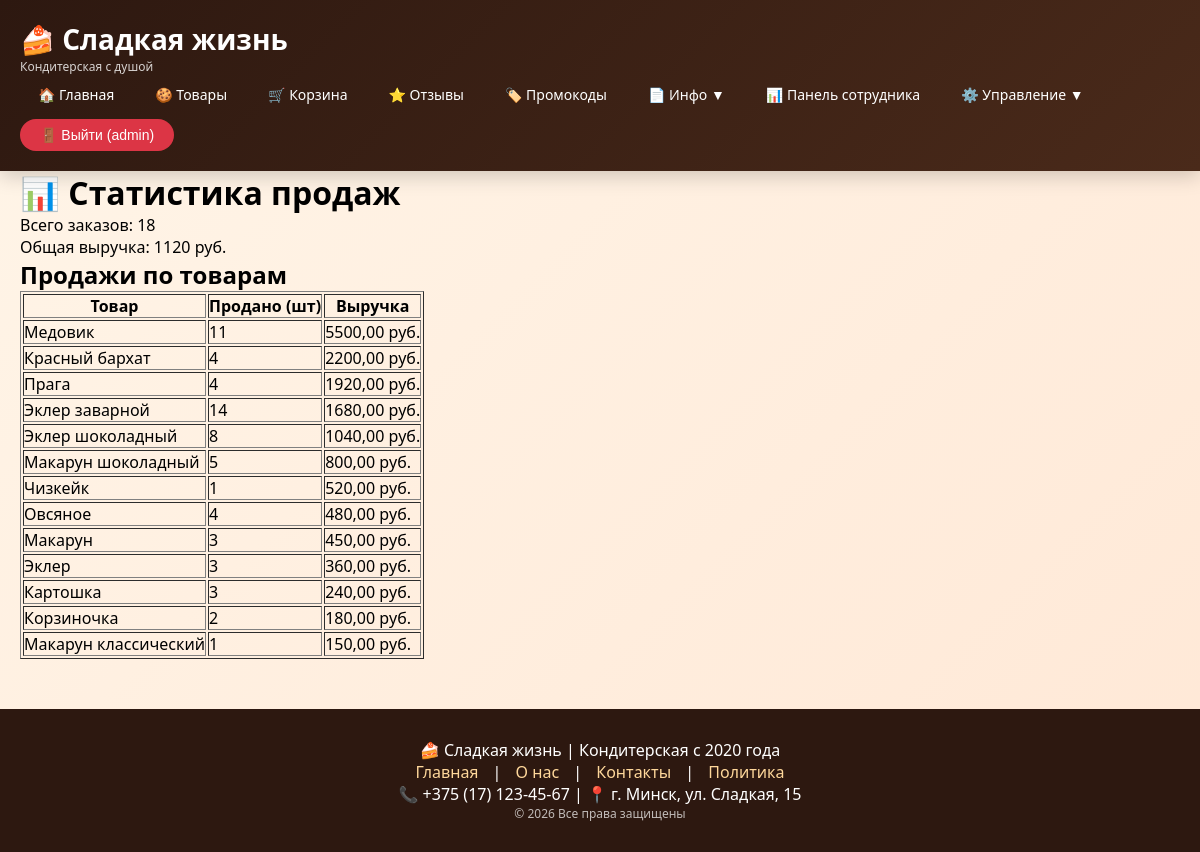
The app's page /admin-panel/sales/ (signed in) with its own data.
### shop/models.py (models this page shows, shortened)
class Product(models.Model):
    UNIT_CHOICES = [
        ('pcs', 'штуки'),
        ('kg', 'килограммы'),
        ('g', 'граммы'),
    ]
    name = models.CharField(max_length=100)
    category = models.ForeignKey(Category, on_delete=models.CASCADE, related_name='products')
    unit = models.CharField(max_length=3, choices=UNIT_CHOICES, default='pcs')
    price = models.DecimalField(max_digits=10, decimal_places=2, validators=[MinValueValidator(0)])
    description = models.TextField()
    image = models.ImageField(upload_to='products/', null=True, blank=True)
    is_available = models.BooleanField(default=True)
    created_at = models.DateTimeField(auto_now_add=True)
    updated_at = models.DateTimeField(auto_now=True)
    ingredients = models.ManyToManyField('Ingredient', through='ProductIngredient')

### shop/views.py (the view)
# urls.py: re_path(r'^admin-panel/sales/$', views.admin_sales, name='admin_sales'),
@login_required
def admin_sales(request):
    if not request.user.is_superuser:
        return redirect('home')
    total_orders = Order.objects.count()
    total_revenue = Order.objects.filter(status='completed').aggregate(Sum('total_amount'))['total_amount__sum'] or 0
    product_sales = OrderItem.objects.values('product__name').annotate(
        total_quantity=Sum('quantity'),
        total_revenue=Sum(F('quantity') * F('price_at_time'))
    ).order_by('-total_revenue')
    context = {
        'total_orders': total_orders,
        'total_revenue': total_revenue,
        'product_sales': product_sales,
    }
    return render(request, 'shop/admin_sales.html', context)

### shop/templates/shop/admin_sales.html
{% extends 'shop/base.html' %}
{% block content %}
<h1>📊 Статистика продаж</h1>
<p>Всего заказов: {{ total_orders }}</p>
<p>Общая выручка: {{ total_revenue|floatformat:0 }} руб.</p>
<h2>Продажи по товарам</h2>
<table border="1">
    <tr><th>Товар</th><th>Продано (шт)</th><th>Выручка</th></tr>
    {% for item in product_sales %}
    <tr>
        <td>{{ item.product__name }}</td>
        <td>{{ item.total_quantity }}</td>
        <td>{{ item.total_revenue|floatformat:2 }} руб.</td>
    </tr>
    {% endfor %}
</table>
{% endblock %}

### shop/templates/shop/base.html (shortened to what this page needs)
<!DOCTYPE html>
<html lang="ru">
<head>
</head>
<body>
    <div class="header">
        <div class="container">
            <div class="header-content">
                <div class="logo">
                    <h1>🍰 Сладкая жизнь</h1>
                    <p>Кондитерская с душой</p>
                </div>
                <div class="main-nav">
                    <ul>
                        <li><a href="{% url 'home' %}">🏠 Главная</a></li>
                        <li><a href="{% url 'products' %}">🍪 Товары</a></li>
                        <li><a href="{% url 'cart_view' %}">🛒 Корзина</a></li>
                        <li><a href="{% url 'reviews' %}">⭐ Отзывы</a></li>
                        <li><a href="{% url 'promocodes' %}">🏷️ Промокоды</a></li>
                        <li class="dropdown">
                            <a href="#">📄 Инфо ▼</a>
                        </li>
                        {% if user.is_authenticated and user.employee or user.is_superuser %}
                        <li><a href="{% url 'employee_dashboard' %}">📊 Панель сотрудника</a></li>
                        {% endif %}
                        {% if user.is_superuser %}
                            <li class="dropdown">
                                <a href="#">⚙️ Управление ▼</a>
                            </li>
                            {% endif %}
                        {% if user.is_authenticated %}
                        <li>
                            <form action="{% url 'logout' %}" method="post" class="logout-form">
                                <button type="submit" class="logout-btn">🚪 Выйти ({{ user.username }})</button>
                            </form>
                        </li>
                        {% else %}
                        <li><a href="{% url 'login' %}">🔑 Войти</a></li>
                        <li><a href="{% url 'register' %}">📝 Регистрация</a></li>
                        {% endif %}
                    </ul>
                </div>
            </div>
        </div>
    </div>
    <div class="container">
        {% block content %}
        {% endblock %}
    </div>
    <div class="footer">
        <div class="container">
            <p>🍰 Сладкая жизнь | Кондитерская с 2020 года</p>
            <p>
                <a href="{% url 'home' %}">Главная</a> |
                <a href="{% url 'about' %}">О нас</a> |
                <a href="{% url 'contacts' %}">Контакты</a> |
                <a href="{% url 'privacy_policy' %}">Политика</a>
            </p>
            <p>📞 +375 (17) 123-45-67 | 📍 г. Минск, ул. Сладкая, 15</p>
            <p style="font-size: 12px; opacity: 0.7;">© 2026 Все права защищены</p>
        </div>
    </div>
</body>
</html>

### shop/templates/shop/base.html (style rules this page uses)
* { margin: 0; padding: 0; box-sizing: border-box; }
body { font-family: 'Segoe UI', Tahoma, Geneva, Verdana, sans-serif; background: linear-gradient(135deg, #fff5e8 0%, #ffe8d6 100%); min-height: 100vh; }
.header { background: linear-gradient(135deg, #2d1810 0%, #4a2a1a 100%); color: white; padding: 20px 0; box-shadow: 0 4px 20px rgba(0,0,0,0.2); position: sticky; top: 0; z-index: 1000; }
.container { max-width: 1200px; margin: 0 auto; padding: 0 20px; }
.header-content { display: flex; justify-content: space-between; align-items: center; flex-wrap: wrap; }
.logo h1 { font-size: 28px; font-weight: bold; }
.logo p { font-size: 12px; opacity: 0.8; }
.main-nav ul { display: flex; list-style: none; gap: 5px; flex-wrap: wrap; }
.main-nav li { position: relative; }
.main-nav a { color: white; text-decoration: none; padding: 10px 18px; display: block; border-radius: 25px; transition: all 0.3s ease; font-size: 14px; font-weight: 500; }
.logout-form { display: inline; }
.logout-btn { background: #dc3545; color: white; border: none; padding: 8px 20px; border-radius: 25px; cursor: pointer; font-size: 14px; font-weight: 500; transition: all 0.3s ease; }
.footer { background: #2d1810; color: white; padding: 30px 0; margin-top: 50px; text-align: center; }
.footer a { color: #ffd89b; text-decoration: none; margin: 0 10px; }

### records on screen
Product: product__name "Медовик", total_quantity "11", total_revenue "5500,00"
Product: product__name "Красный бархат", total_quantity "4", total_revenue "2200,00"
Product: product__name "Прага", total_quantity "4", total_revenue "1920,00"
Product: product__name "Эклер заварной", total_quantity "14", total_revenue "1680,00"
Product: product__name "Эклер шоколадный", total_quantity "8", total_revenue "1040,00"
Product: product__name "Макарун шоколадный", total_quantity "5", total_revenue "800,00"
Product: product__name "Чизкейк", total_quantity "1", total_revenue "520,00"
Product: product__name "Овсяное", total_quantity "4", total_revenue "480,00"
Product: product__name "Макарун", total_quantity "3", total_revenue "450,00"
Product: product__name "Эклер", total_quantity "3", total_revenue "360,00"
Product: product__name "Картошка", total_quantity "3", total_revenue "240,00"
Product: product__name "Корзиночка", total_quantity "2", total_revenue "180,00"
Product: product__name "Макарун классический", total_quantity "1", total_revenue "150,00"

### other values on screen
{{ user.username }} "admin"
{{ total_orders }} "18"
{{ total_revenue|floatformat:0 }} "1120"
